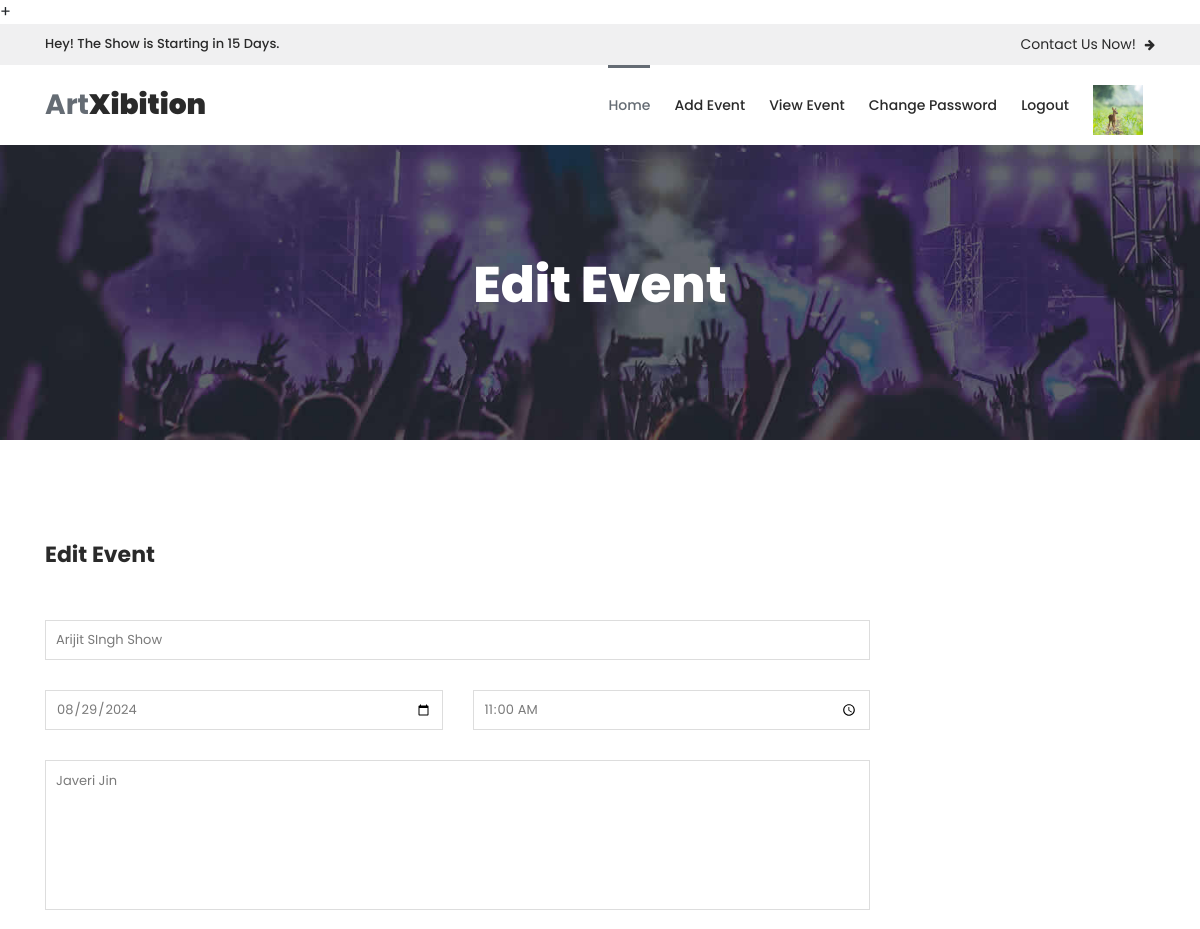
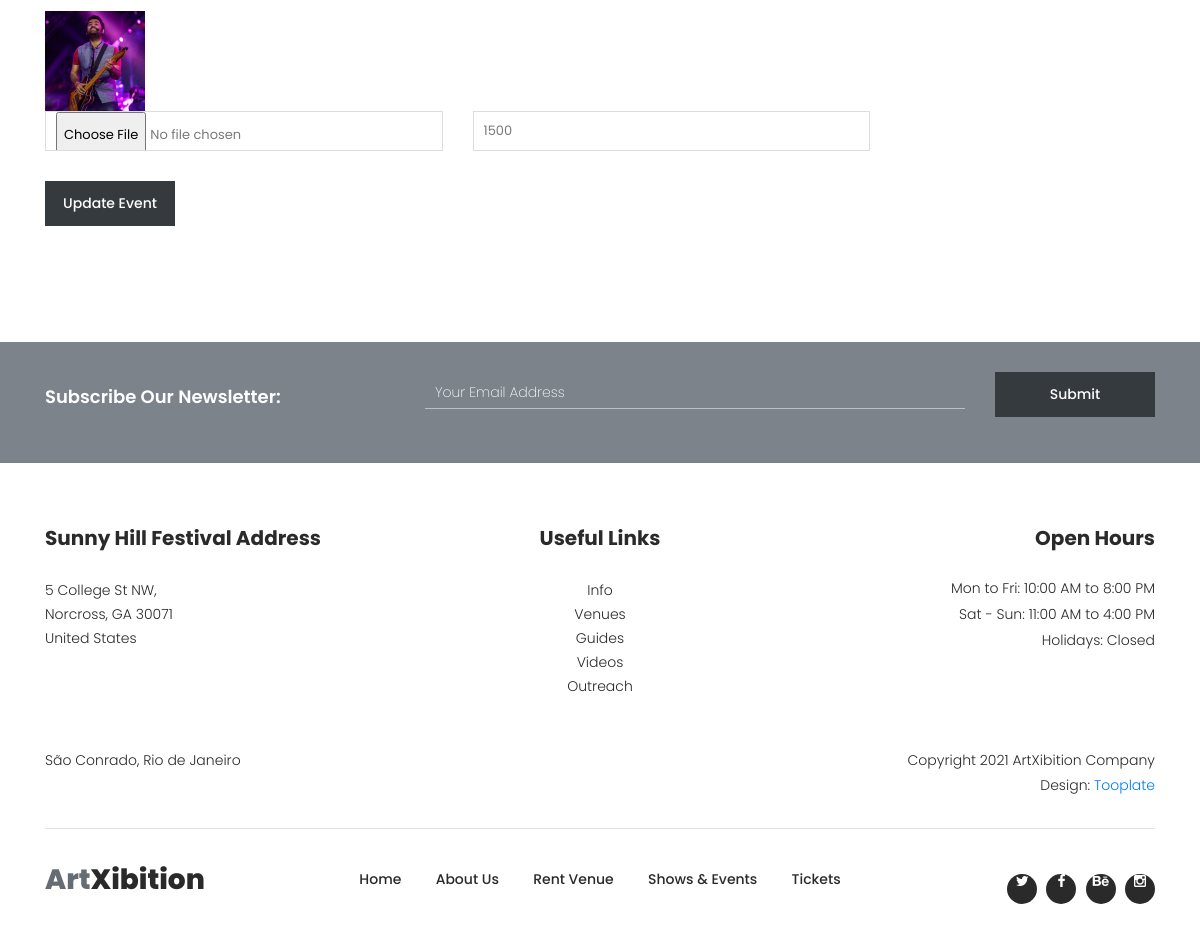
The app's page /manager-edit-event/54/ (signed in) with its own data (2 pictures, top to bottom).
### myapp/models.py (models this page shows, shortened)
class Event(models.Model):
	manager=models.ForeignKey(User,on_delete=models.CASCADE)
	event_name=models.CharField(max_length=100)
	event_date=models.CharField(max_length=100)
	event_time=models.CharField(max_length=100)
	event_venue=models.TextField()
	event_picture=models.ImageField(upload_to="event_picture/")
	event_price=models.PositiveIntegerField()

### myapp/views.py (the view, shortened to what this page needs)
# urls.py: path('manager-edit-event/<int:pk>/',views.manager_edit_event,name='manager-edit-event'),
def manager_edit_event(request, pk):
    event=Event.objects.get(pk=pk)
    return render(request, 'manager-edit-event.html', {'event': event})

### myapp/templates/manager-edit-event.html (shortened to what this page needs)
{% extends 'manager-header.html' %}
{% load static %}
{% block content %}
<!DOCTYPE html>
<html lang="en">
  <head>
    </head>
    <body>
    <div class="page-heading-rent-venue">
        <div class="container">
            <div class="row">
                <div class="col-lg-12">
                    <h2>Edit Event</h2>
                </div>
            </div>
        </div>
    </div>
    <div class="rent-venue-application">
        <div class="container">
            <div class="row">
                <div class="col-lg-9">
                    <div class="heading-text">
                        <h4>Edit Event</h4>
                    </div>
                    <div class="contact-form">
                        <form id="contact" action="{% url 'manager-edit-event' pk=event.pk %}" method="post" enctype="multipart/form-data">
                          <div class="row">
                            <div class="col-lg-12">
                              <fieldset>
                                <input name="event_name" type="text" id="name" value="{{event.event_name}}">
                              </fieldset>
                            </div>
                             <div class="col-md-6 col-sm-12">
                              <fieldset>
                                <input name="event_date" type="date" id="name" value="{{event.event_date}}">
                              </fieldset>
                            </div>
                            <div class="col-md-6 col-sm-12">
                              <fieldset>
                                <input name="event_time" type="time" id="email" value="{{event.event_time}}">
                              </fieldset>
                            </div>
                            <div class="col-lg-12">
                              <fieldset>
                                <textarea name="event_venue" rows="6" id="about-event-hosting">{{event.event_venue}}</textarea>
                              </fieldset>
                            </div>
                            <div class="col-lg-12">
                                <img src="{{event.event_picture.url}}" style="height: 100px;width: 100px;">
                            </div>
                            <div class="col-md-6 col-sm-12">
                              <fieldset>
                                <input name="event_picture" type="file" id="phone-number">
                              </fieldset>
                            </div>
                            <div class="col-md-6 col-sm-12">
                              <fieldset>
                                <input name="event_price" type="text" id="email" value="{{event.event_price}}" required="">
                              </fieldset>
                            </div>
                            <div class="col-lg-12">
                              <fieldset>
                                <button type="submit" id="form-submit" class="main-dark-button">Update Event</button>
                              </fieldset>
                            </div>
                          </div>
                        </form>
                    </div>
                </div>
            </div>
        </div>
    </div>
    <div class="subscribe">
        <div class="container">
            <div class="row">
                <div class="col-lg-4">
                    <h4>Subscribe Our Newsletter:</h4>
                </div>
                <div class="col-lg-8">
                    <form id="subscribe" action="" method="get">
                        <div class="row">
                          <div class="col-lg-9">
                            <fieldset>
                              <input name="email" type="text" id="email" pattern="[^ @]*@[^ @]*" placeholder="Your Email Address" required="">
                            </fieldset>
                          </div>
                          <div class="col-lg-3">
                            <fieldset>
                              <button type="submit" id="form-submit" class="main-dark-button">Submit</button>
                            </fieldset>
                          </div>
                        </div>
                    </form>
                </div>
            </div>
        </div>
    </div>
  </body>
</html>
{% endblock %}

### myapp/static/assets/css/tooplate-artxibition.css (style rules this page uses)
html, body, div, span, applet, object, iframe, h1, h2, h3, h4, h5, h6, p, blockquote, div pre, a, abbr, acronym, address, big, cite, code, del, dfn, em, font, img, ins, kbd, q, s, samp, small, strike, strong, sub, sup, tt, var, b, u, i, center, dl, dt, dd, ol, ul, li, figure, header, nav, section, article, aside, footer, figcaption { margin: 0; padding: 0; border: 0; outline: 0; }
* { box-sizing: border-box; }
html, body { font-family: 'Poppins', sans-serif; font-weight: 400; background-color: #fff; font-size: 16px; -ms-text-size-adjust: 100%; -webkit-font-smoothing: antialiased; -moz-osx-font-smoothing: grayscale; }
h1, h2, h3, h4, h5, h6 { margin-top: 0px; margin-bottom: 0px; }
h4 { line-height: 30px; }
html, body { background: #fff; font-family: 'Poppins', sans-serif; }
.subscribe { background-color: #7c838b; padding: 30px 0px; }
.subscribe h4 { font-size: 18px; color: #fff; font-weight: 600; margin-top: 10px; }
.subscribe form input { padding: 5px 10px; width: 100%; background-color: transparent; border-top: none; border-left: none; border-right: none; border-bottom: 1px solid rgba(250,250,250,0.5); outline: none; font-size: 14px; color: #fff; font-weight: 200; margin-top: 5px; }
.subscribe form .main-dark-button { display: inline-block; font-size: 14px; padding: 12px 18px; background-color: #343a3e; color: #fff; text-align: center; font-weight: 500; text-transform: capitalize; transition: all .3s; border: none; outline: none; width: 100%; }
.page-heading-rent-venue { background-image: url(../images/rent_venue_bg.jpg); background-size: cover; background-repeat: no-repeat; padding: 110px 0px; text-align: center; }
.page-heading-rent-venue h2 { font-size: 50px; color: #fff; font-weight: 800; margin-bottom: 15px; }
.rent-venue-application { margin: 100px 0px; }
.rent-venue-application .heading-text h4 { font-size: 22px; font-weight: 700; color: #2a2a2a; margin-bottom: 50px; }
.rent-venue-application .contact-form input, .rent-venue-application .contact-form textarea,select { color: #7a7a7a; font-size: 13px; border: 1px solid #ddd; background-color: #fff; width: 100%; height: 40px; outline: none; line-height: 40px; padding: 0px 10px; -webkit-appearance: none; -moz-appearance: none; appearance: none; margin-bottom: 30px; }
.rent-venue-application .contact-form textarea { height: 150px; resize: none; }
.rent-venue-application .contact-form ::placeholder { color: #7a7a7a; }
.rent-venue-application form .main-dark-button { display: inline-block; font-size: 14px; padding: 12px 18px; background-color: #343a3e; color: #fff; text-align: center; font-weight: 500; text-transform: capitalize; transition: all .3s; border: none; outline: none; }

### records on screen
Event: event_name "Arijit SIngh Show", event_date "08/29/2024", event_time "11:00", event_venue "Javeri Jin", event_picture (picture), event_price "1500"
